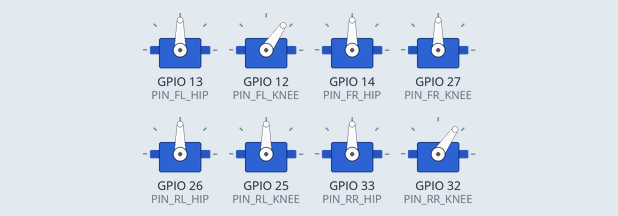
Simulated run of this sketch. Board: ESP32. Shown: 8 × servo.

Above: at 2.05 s.
At 2.15 s:
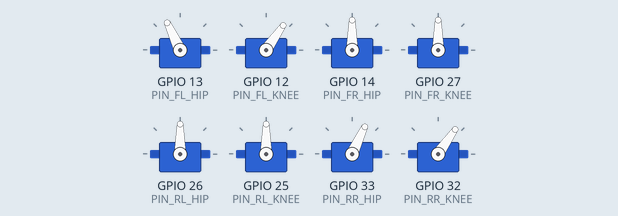
At 2.25 s:
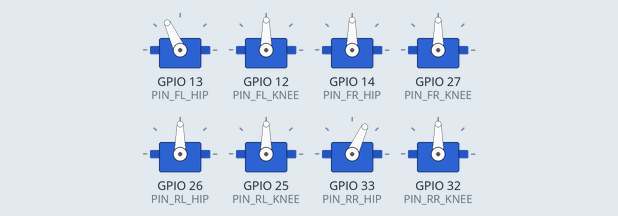
At 2.5 s:
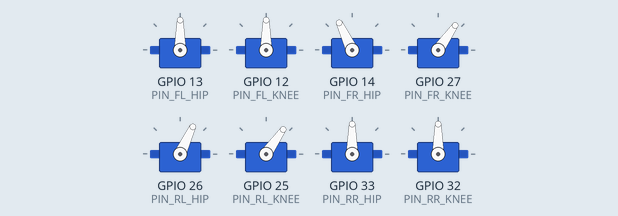
At 2.7 s:
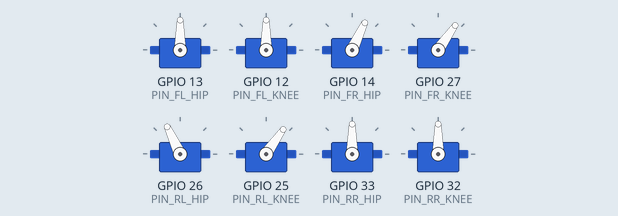
At 2.95 s:
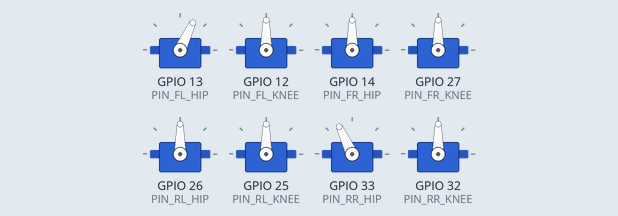
Timing chart, 0 to 5.0 s (numbered marks = the images above):
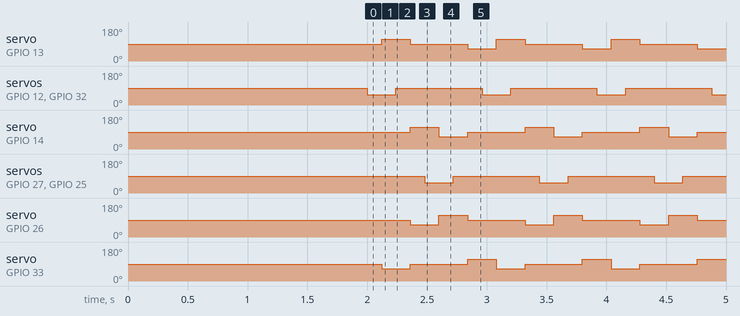

The sketch:

quadruped_walker.ino
```cpp
#include <ESP32Servo.h>

// Servo pin assignments
#define PIN_FL_HIP   13
#define PIN_FL_KNEE  12

#define PIN_FR_HIP   14
#define PIN_FR_KNEE  27

#define PIN_RL_HIP   26
#define PIN_RL_KNEE  25

#define PIN_RR_HIP   33
#define PIN_RR_KNEE  32

// Servo objects
Servo fl_hip, fl_knee;
Servo fr_hip, fr_knee;
Servo rl_hip, rl_knee;
Servo rr_hip, rr_knee;

// Neutral / Stand angles (Adjust these based on horn mounting calibration)
const int HIP_CENTER  = 90;
const int KNEE_STAND  = 90;

// Gait offsets
const int HIP_SWING   = 25; // Forward/backward swing amplitude
const int KNEE_LIFT   = 35; // Ground clearance lift amplitude
const int STEP_DELAY  = 120; // Speed of motion in ms

void setup() {
  Serial.begin(115200);

  // Allocate timers for ESP32 PWM
  ESP32PWM::allocateTimer(0);
  ESP32PWM::allocateTimer(1);
  ESP32PWM::allocateTimer(2);
  ESP32PWM::allocateTimer(3);

  // 50Hz standard servo frequency
  fl_hip.setPeriodHertz(50);
  fl_knee.setPeriodHertz(50);
  fr_hip.setPeriodHertz(50);
  fr_knee.setPeriodHertz(50);
  rl_hip.setPeriodHertz(50);
  rl_knee.setPeriodHertz(50);
  rr_hip.setPeriodHertz(50);
  rr_knee.setPeriodHertz(50);

  // Attach servos (standard pulse width 500us - 2400us for SG90/MG90S)
  fl_hip.attach(PIN_FL_HIP, 500, 2400);
  fl_knee.attach(PIN_FL_KNEE, 500, 2400);

  fr_hip.attach(PIN_FR_HIP, 500, 2400);
  fr_knee.attach(PIN_FR_KNEE, 500, 2400);

  rl_hip.attach(PIN_RL_HIP, 500, 2400);
  rl_knee.attach(PIN_RL_KNEE, 500, 2400);

  rr_hip.attach(PIN_RR_HIP, 500, 2400);
  rr_knee.attach(PIN_RR_KNEE, 500, 2400);

  stand();
  delay(2000);
}

void loop() {
  walkForward();
}

// Set all servos to a default standing posture
void stand() {
  fl_hip.write(HIP_CENTER);
  fl_knee.write(KNEE_STAND);

  fr_hip.write(HIP_CENTER);
  fr_knee.write(KNEE_STAND);

  rl_hip.write(HIP_CENTER);
  rl_knee.write(KNEE_STAND);

  rr_hip.write(HIP_CENTER);
  rr_knee.write(KNEE_STAND);
}

// 4-phase diagonal crawl gait
void walkForward() {
  // --- Phase 1: Lift & swing FL and RR forward ---
  fl_knee.write(KNEE_STAND - KNEE_LIFT);
  rr_knee.write(KNEE_STAND - KNEE_LIFT);
  delay(STEP_DELAY);

  fl_hip.write(HIP_CENTER + HIP_SWING);
  rr_hip.write(HIP_CENTER - HIP_SWING);
  delay(STEP_DELAY);

  // Lower FL and RR to ground
  fl_knee.write(KNEE_STAND);
  rr_knee.write(KNEE_STAND);
  delay(STEP_DELAY);

  // --- Phase 2: Shift body forward (stance phase) ---
  fl_hip.write(HIP_CENTER);
  rr_hip.write(HIP_CENTER);
  fr_hip.write(HIP_CENTER + HIP_SWING);
  rl_hip.write(HIP_CENTER - HIP_SWING);
  delay(STEP_DELAY);

  // --- Phase 3: Lift & swing FR and RL forward ---
  fr_knee.write(KNEE_STAND - KNEE_LIFT);
  rl_knee.write(KNEE_STAND - KNEE_LIFT);
  delay(STEP_DELAY);

  fr_hip.write(HIP_CENTER - HIP_SWING);
  rl_hip.write(HIP_CENTER + HIP_SWING);
  delay(STEP_DELAY);

  // Lower FR and RL to ground
  fr_knee.write(KNEE_STAND);
  rl_knee.write(KNEE_STAND);
  delay(STEP_DELAY);

  // --- Phase 4: Shift body forward (stance phase) ---
  fr_hip.write(HIP_CENTER);
  rl_hip.write(HIP_CENTER);
  fl_hip.write(HIP_CENTER - HIP_SWING);
  rr_hip.write(HIP_CENTER + HIP_SWING);
  delay(STEP_DELAY);
}
```

Measured:
- by itself, servo on GPIO 13 (PIN_FL_HIP): repeats every 0.96 s: 90° 0.48 s, 65° 0.24 s, 115° 0.24 s
- by itself, servo on GPIO 14 (PIN_FR_HIP): repeats every 0.96 s: 65° 0.24 s, 90° 0.48 s, 115° 0.24 s
- by itself, servo on GPIO 26 (PIN_RL_HIP): repeats every 0.96 s: 115° 0.24 s, 90° 0.48 s, 65° 0.24 s
- by itself, servo on GPIO 33 (PIN_RR_HIP): repeats every 0.96 s: 90° 0.48 s, 115° 0.24 s, 65° 0.24 s
- by itself, servo on GPIO 12 (PIN_FL_KNEE), servo on GPIO 27 (PIN_FR_KNEE), servo on GPIO 25 (PIN_RL_KNEE), servo on GPIO 32 (PIN_RR_KNEE): alternates 90° for 0.72 s and 55° for 0.24 s
